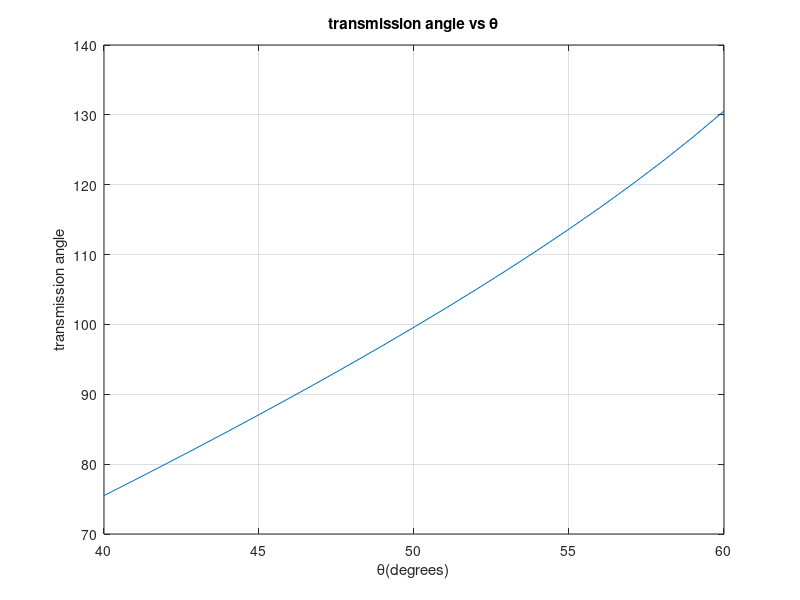
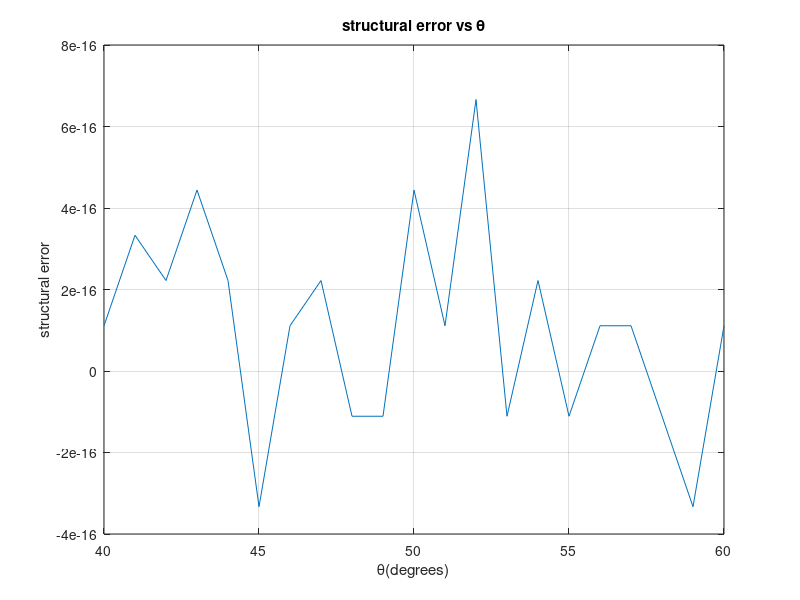

MATLAB code to generate these figures, in order:
clc;
theta_2 = [40 ,45, 50, 55, 60];
theta4 = [70, 76, 83, 91, 100];
ci = cosd(theta_2);
co = cosd(theta4);
diff = cosd(theta_2 - theta4);
ci2 = cosd(theta_2).^2;
co2 = cosd(theta4).^2;
e1 = [sum(co2), -sum(ci.*co), sum(co);
      sum(co.*ci), -sum(ci2), sum(ci);
      sum(co), -sum(ci), length(theta_2)];
e2 = [sum(co.*diff); sum(ci.*diff); sum(diff)];
ratios = linsolve(e1,e2);
%disp(ratios)

K1 = ratios(1);
K2 = ratios(2);
K3 = ratios(3);

fprintf('K1 = %.15g\n',K1);
fprintf('K2 = %.15g\n',K2);
fprintf('K3 = %.15g\n',K3);

fixed = 180;

crank_length = fixed /K1;
follower_length = fixed / K2;
coupler_length = sqrt((crank_length*crank_length)+(follower_length*follower_length)+(fixed*fixed)-(K3*2*crank_length*follower_length));

fprintf('crank_length = %.15g\n',crank_length);
fprintf('follower_length = %.15g\n',follower_length);
fprintf('coupler_length = %.15g\n',coupler_length);

%transmission angles
theta_i = 40:1:60;
transmission_angle = acosd(((coupler_length^2)+(follower_length^2)-(crank_length^2)-(fixed^2)+(2*crank_length*fixed*cosd(theta_i)))/(2*coupler_length*follower_length));
disp('TABLE OF ANGULAR INPUT AND TRANSMISSION ANGLES')
disp('   input    transmission   ')
disp([theta_i',transmission_angle'])
figure(1)
plot(theta_i,transmission_angle),xlabel('\theta(degrees)'),ylabel('transmission angle'),title('transmission angle vs \theta'),grid on

%structural errors
A = sind(theta_i);
B = cosd(theta_i)-K1;
C = K3 - K2*cosd(theta_i);

tan_1 = (A + sqrt(A.^2 + B.^2 -C.^2))./(B+C);
%disp(tan_1)
tan_2 = (A - sqrt(A.^2 + B.^2 -C.^2))./(B+C);
%disp(tan_2)

out_1 = 2*atand(tan_1);
out_2 = 2*atand(tan_2);
%disp(out_1)
disp(theta_i)
disp(out_2)
disp(K1)
disp(K2)
disp(K3)

fprintf('We use the second set out_2 as it corresponds with the input output values given in the question')
structural_error = K1*cosd(out_2)- K2*cosd(theta_i)+ K3 -cosd(theta_i - out_2);
disp(structural_error)
%disp('TABLE OF INPUT ANGLES AND STRUCTURAL ERRORS ')
%disp('   input      error   ')
%disp([theta_i',structural_error'])
figure(2)
plot(theta_i,structural_error),xlabel('\theta(degrees)'),ylabel('structural error'),title('structural error vs \theta'),grid on

